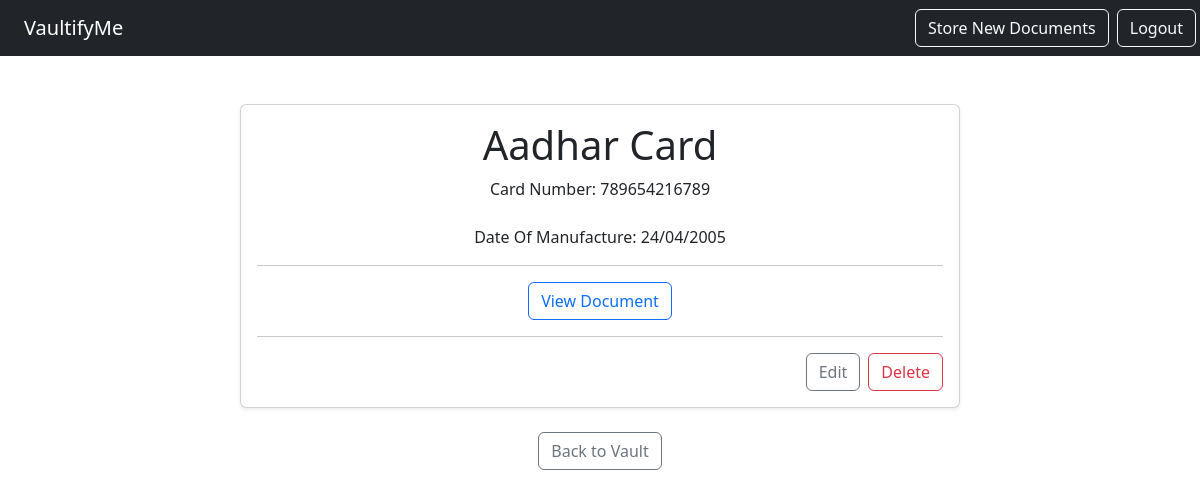
The page /notes/detail/42 (signed in) on the database as committed earlier.
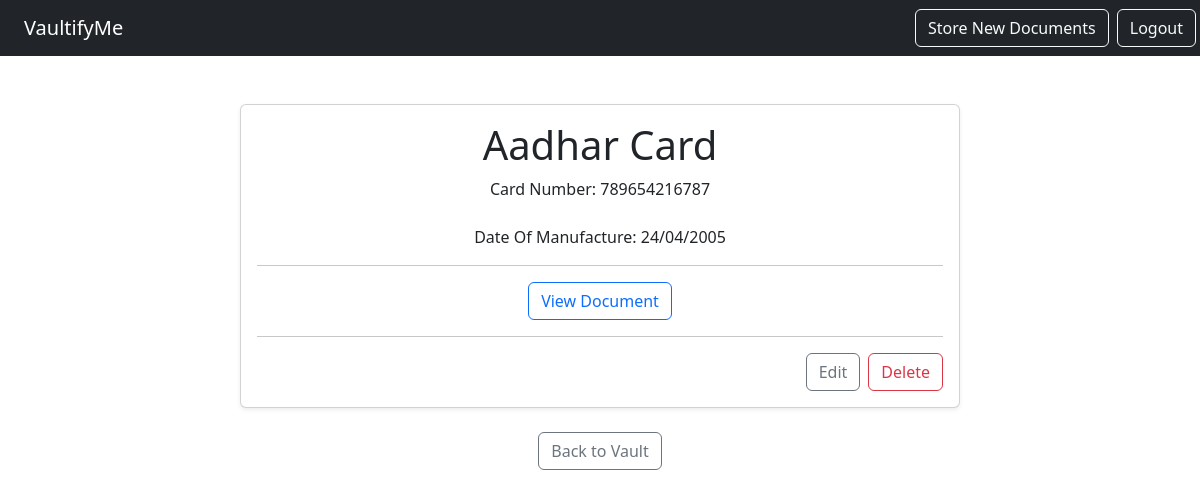
The same page on the database as committed later.
### notes/models.py (models this page shows, shortened)
class Notes(models.Model):
    title = models.CharField(max_length=200)
    text = models.TextField()
    file=models.FileField(upload_to='files/', null=True,default=None)
    created = models.DateTimeField(auto_now_add=True)
    user = models.ForeignKey(User, on_delete=models.CASCADE, related_name="notes")

### notes/views.py (the view)
# urls.py: path('detail/<int:pk>',views.NoteDetailView.as_view(), name="notes.detail"),
class NoteDetailView(LoginRequiredMixin,DetailView):
    model = Notes
    context_object_name = 'note'
    template_name = 'notes/notes_detail.html'
    login_url = "/login"

### notes/templates/notes/notes_detail.html (shortened to what this page needs)
{% extends 'base.html' %}
{% block content %}
<div class="container">
  <div class="row">
    <div class="col-md-8 mx-auto">
      <div class="card shadow-sm">
        <div class="card-body">
          <h1 class="card-title">{{ note.title }}</h1>
          <p class="card-text" style="white-space: pre-line;">{{ note.text }}</p>
          {% if note.file %}
          <hr>
          <a href="{{ note.file.url }}" class="btn btn-outline-primary" target="_blank">
            View Document
          </a>
          {% endif %}
          <hr>
          <div class="d-flex justify-content-end">
            <a href="{% url 'notes.update' pk=note.id %}" class="btn btn-outline-secondary me-2">
              Edit
            </a>
            <form action="{% url 'notes.delete' pk=note.id %}" method="POST">
              <button type="submit" class="btn btn-outline-danger">
                Delete
              </button>
            </form>
          </div>
        </div>
      </div>
      <div class="mt-4">
        <a href="{% url 'notes.list' %}" class="btn btn-outline-secondary">
          Back to Vault
        </a>
      </div>
    </div>
  </div>
</div>
{% endblock %}

Rows that differ between the two databases and show on the page:
changed Notes "Aadhar Card": text "Card Number: 789654216789 Date Of Manufacture: 24/04/2005" → "Card Number: 789654216787 Date Of Manufacture: 24/04/2005"
